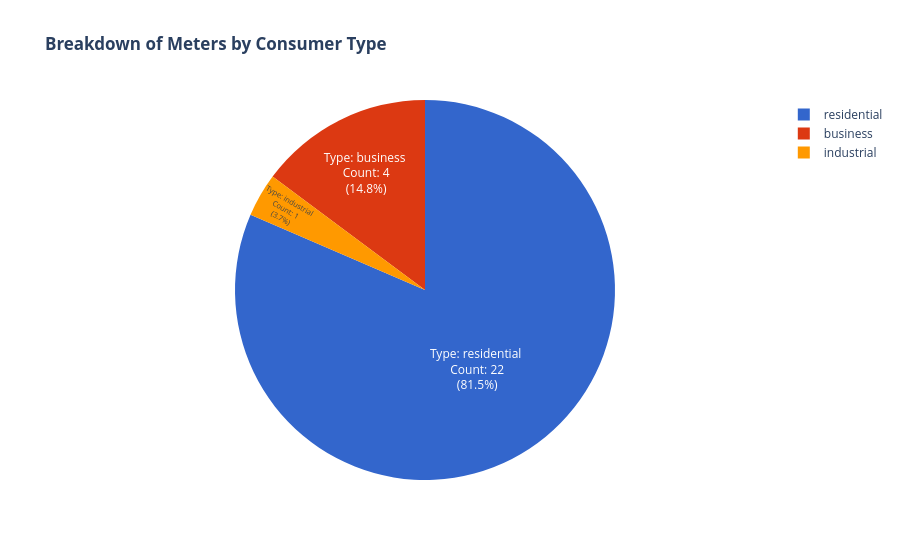

Notebook code for this chart:
### Code cell
# Convert the results to a data frame. 
df_meters = meters.DataFrame()

# Plot the number of meters per consumer type. 
fig = px.pie(df_meters, 
             values='number_of_meters', names='consumer_type',
             title='<b>Breakdown of Meters by Consumer Type<b>',
             color_discrete_sequence=px.colors.qualitative.G10,
             labels={'consumer_type':'Consumer Type', 
                         'number_of_meters': 'Meter Count'})

# Show consumer type, meter count and percent inside the pie chart.
fig.update_traces(textposition='inside', 
                  texttemplate = "Type: %{label} <br> Count: %{value:} <br>(%{percent})",)
fig.show()

### Figure 1 — Plotly figure (JSON) as saved in the notebook; plotly's stock layout.template omitted (floating-point values rounded to 4 significant figures)
{"data": [{"domain": {"x": [0, 1], "y": [0, 1]}, "hovertemplate": "Consumer Type=%{label}<br>Meter Count=%{value}<extra></extra>", "labels": ["residential", "business", "industrial"], "legendgroup": "", "name": "", "showlegend": true, "textposition": "inside", "texttemplate": "Type: %{label} <br> Count: %{value:} <br>(%{percent})", "type": "pie", "values": [22, 4, 1]}], "layout": {"legend": {"tracegroupgap": 0}, "piecolorway": ["#3366CC", "#DC3912", "#FF9900", "#109618", "#990099", "#0099C6", "#DD4477", "#66AA00", "#B82E2E", "#316395"], "title": {"text": "<b>Breakdown of Meters by Consumer Type<b>"}}}
